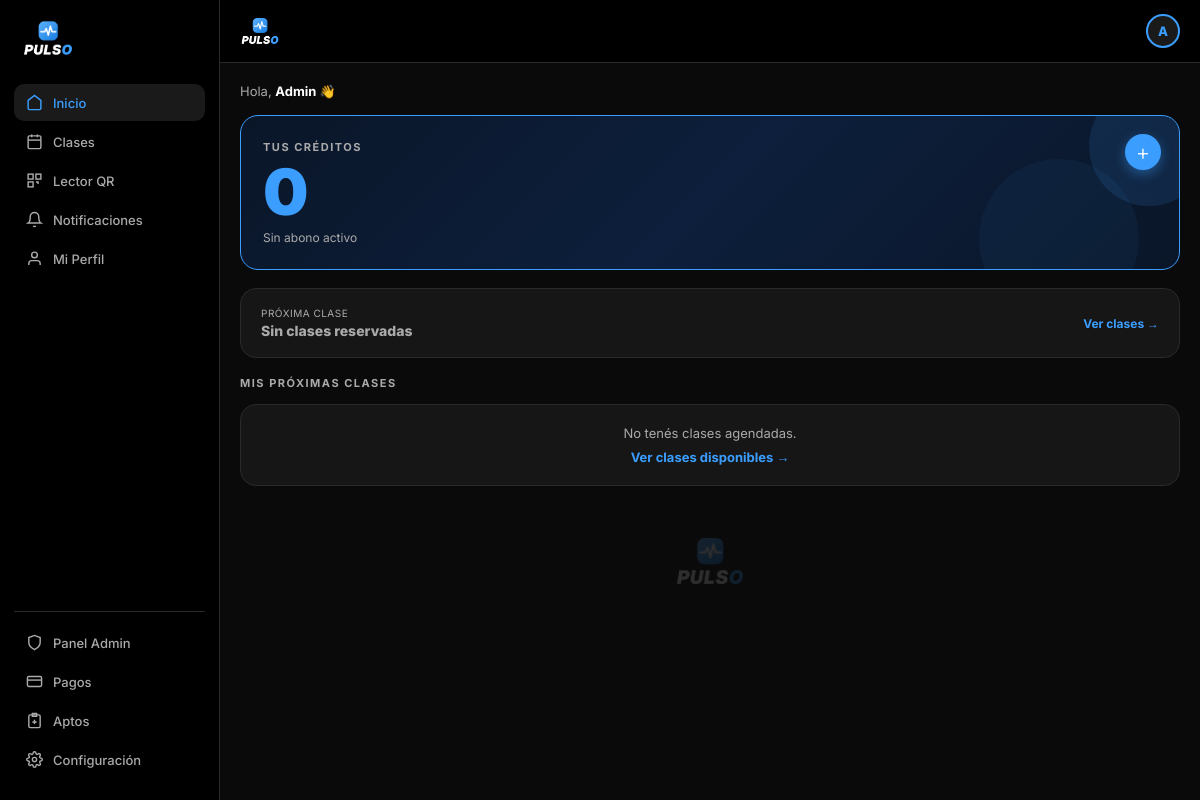
Screenshot of /acceso_alumno.php (signed in) with the database file from the repository.
### tables this page shows
CREATE TABLE IF NOT EXISTS configuracion (
  id int(11) NOT NULL DEFAULT 1,
  nombre_gimnasio varchar(100) NOT NULL DEFAULT 'Pulso',
  logo varchar(255) NOT NULL DEFAULT 'logo_pulso.png',
  email_contacto varchar(150) DEFAULT '',
  telefono varchar(30) DEFAULT '',
  direccion varchar(200) DEFAULT '',
  dias_vencimiento int(11) NOT NULL DEFAULT 31,
  whatsapp_activo tinyint(1) NOT NULL DEFAULT 0,
  dias_aviso_vencimiento int(11) NOT NULL DEFAULT 3,
  creditos_aviso int(11) NOT NULL DEFAULT 3,
  horas_cancelacion int(11) NOT NULL DEFAULT 20,
  PRIMARY KEY (id)
);

CREATE TABLE IF NOT EXISTS registronuevo (
  id int(11) NOT NULL AUTO_INCREMENT,
  nombre varchar(100) NOT NULL,
  apellido varchar(100) NOT NULL,
  email varchar(150) DEFAULT NULL,
  user varchar(80) NOT NULL,
  pass varchar(255) NOT NULL,
  telefono varchar(30) DEFAULT NULL,
  genero varchar(20) DEFAULT NULL,
  rol enum('alumno','administrador') DEFAULT 'alumno',
  creditos int(11) DEFAULT 0,
  vencimiento_creditos date DEFAULT NULL,
  apto_medico tinyint(1) DEFAULT 0,
  fecha_registro datetime DEFAULT current_timestamp(),
  apto_medico_archivo varchar(255) DEFAULT NULL,
  apto_estado enum('sin_cargar','pendiente','aprobado','rechazado') NOT NULL DEFAULT 'sin_cargar',
  apto_motivo varchar(255) DEFAULT NULL,
  apto_fecha_subida datetime DEFAULT NULL,
  apto_fecha_revision datetime DEFAULT NULL,
  wa_avisos tinyint(1) NOT NULL DEFAULT 1,
  aviso_venc_enviado date DEFAULT NULL,
  PRIMARY KEY (id),
  UNIQUE KEY user (user),
  UNIQUE KEY email (email)
);

### config.php (called while the page is built, shortened)
<?php
function cfg($clave, $por_defecto = '')
{
    global $conex;
    static $datos = null;
    if ($datos === null) {
        $res = mysqli_query($conex, "SELECT * FROM configuracion WHERE id = 1");
        $datos = ($res && mysqli_num_rows($res) > 0) ? mysqli_fetch_assoc($res) : array();
    }
    return (isset($datos[$clave]) && $datos[$clave] !== '') ? $datos[$clave] : $por_defecto;
}
function gym_nombre() { return htmlspecialchars(cfg('nombre_gimnasio', 'Pulso')); }
function gym_logo()   { return htmlspecialchars(cfg('logo', 'logo_pulso.png')); }

### auth.php (called while the page is built, shortened)
<?php
require_once __DIR__ . '/config.php';
function rol_actual()
{
    return isset($_SESSION['rol']) ? $_SESSION['rol'] : 'alumno';
}
function nombre_usuario_actual()
{
    return isset($_SESSION['nombre_completo']) ? $_SESSION['nombre_completo'] : $_SESSION['usuario'];
}
function inicial_usuario_actual()
{
    return strtoupper(substr($_SESSION['usuario'], 0, 1));
}
?>

### acceso_alumno.php (the view, shortened to what this page needs)
<?php
require_once 'auth.php';
$pagina_activa = 'home';
$uid = $_SESSION['usuario_id'];
$res_cred = mysqli_query($conex, "SELECT creditos, vencimiento_creditos, telefono FROM registronuevo WHERE id=$uid LIMIT 1");
$alumno = mysqli_fetch_assoc($res_cred);
$creditos = (int)($alumno['creditos'] ?? 0);
$vencimiento = $alumno['vencimiento_creditos'] ?? null;
$meses_es = ['','enero','febrero','marzo','abril','mayo','junio','julio','agosto','septiembre','octubre','noviembre','diciembre'];
$dias_es = ['domingo','lunes','martes','miércoles','jueves','viernes','sábado'];
$dias_corto = ['Dom','Lun','Mar','Mié','Jue','Vie','Sáb'];
$sql_prox = "SELECT c.nombre, c.fecha, c.hora_inicio, c.hora_fin
             FROM inscripciones i
             JOIN clases c ON i.clase_id = c.id
             WHERE i.alumno_id = $uid AND c.fecha >= CURDATE()
             ORDER BY c.fecha ASC, c.hora_inicio ASC LIMIT 1";
$res_prox = mysqli_query($conex, $sql_prox);
$prox = mysqli_fetch_assoc($res_prox);
$proximas = [];
?>
<!DOCTYPE html>
<html lang="es">
<head>
  <title><?= gym_nombre() ?> - Inicio</title>
  <link rel="stylesheet" href="styles.css">
</head>
<body>
<?php include '_layout_nav.php'; ?>
<div class="page-body">
  <p style="font-size:13px;color:var(--text2);margin-bottom:16px;">
    Hola, <strong style="color:#fff;text-transform:capitalize"><?= htmlspecialchars(strtolower(explode(' ', nombre_usuario_actual())[0])) ?> 👋</strong>
  </p>
  <div class="credits-card">
    <div class="credits-label">TUS CRÉDITOS</div>
    <div class="credits-number"><?= $creditos ?></div>
    <div class="credits-sub">
      <?php if ($vencimiento): ?>
        Vencen el <?= date('d', strtotime($vencimiento)) ?> de <?= $meses_es[(int)date('m', strtotime($vencimiento))] ?>
      <?php else: ?>
        Sin abono activo
      <?php endif; ?>
    </div>
    <a href="#" class="credits-add" onclick="document.getElementById('modal-pack').classList.add('show');return false;">+</a>
  </div>
  <?php if ($prox): $ts = strtotime($prox['fecha']); ?>
  <div class="next-class">
    <div>
      <div class="next-label">Próxima clase</div>
      <div class="next-name"><?= htmlspecialchars($prox['nombre']) ?></div>
      <div class="next-date">
        <?= ucfirst($dias_es[date('w',$ts)]) ?> <?= date('d',$ts) ?>/<?= date('m',$ts) ?>
        · <?= substr($prox['hora_inicio'],0,5) ?> - <?= substr($prox['hora_fin'],0,5) ?>
      </div>
    </div>
    <svg width="18" height="18" viewBox="0 0 24 24" fill="none" stroke="#3b9eff" stroke-width="2"><polyline points="9 18 15 12 9 6"/></svg>
  </div>
  <?php else: ?>
  <div class="next-class">
    <div>
      <div class="next-label">Próxima clase</div>
      <div class="next-name" style="color:var(--text2);font-size:14px;">Sin clases reservadas</div>
    </div>
    <a href="clases.php" style="color:var(--blue);font-size:12px;font-weight:700;text-decoration:none">Ver clases →</a>
  </div>
  <?php endif; ?>
  <div class="section-title">Mis próximas clases</div>
  <?php if (!empty($proximas)): ?>
  <?php foreach ($proximas as $c):
    $ts = strtotime($c['fecha']);
  ?>
  <div class="class-card">
    <div class="date-box">
      <div class="date-num"><?= date('d', $ts) ?></div>
      <div class="date-day"><?= $dias_corto[date('w',$ts)] ?></div>
    </div>
    <div class="class-info">
      <div class="class-name"><?= htmlspecialchars($c['nombre']) ?></div>
      <div class="class-time"><?= substr($c['hora_inicio'],0,5) ?> - <?= substr($c['hora_fin'],0,5) ?></div>
    </div>
    <span class="btn-class active">Inscripto ✓</span>
  </div>
  <?php endforeach; ?>
  <?php else: ?>
  <div class="notif-card" style="text-align:center;padding:20px">
    <div style="font-size:13px;color:var(--text2)">No tenés clases agendadas.</div>
    <a href="clases.php" style="color:var(--blue);font-size:13px;font-weight:700;text-decoration:none;display:block;margin-top:8px">Ver clases disponibles →</a>
  </div>
  <?php endif; ?>
  <div style="text-align:center;padding:40px 0 10px;opacity:0.15">
    <img src="<?= gym_logo() ?>" alt="<?= gym_nombre() ?>" style="height:50px;width:auto;object-fit:contain">
  </div>
</div>
<?php include '_layout_nav_close.php'; ?>
</body>
</html>

### _layout_nav.php (shortened to what this page needs)
<?php
$inicial = inicial_usuario_actual();
$es_admin = (rol_actual() === 'administrador');
$qr_link = $es_admin ? 'admin_escanear_qr.php' : 'qr.php';
?>
<div class="app-layout">
<aside class="sidebar">
  <div class="sidebar-logo">
    <img src="<?= gym_logo() ?>" alt="<?= gym_nombre() ?>" style="height:36px;width:auto;object-fit:contain;display:block">
  </div>
  <a href="acceso_alumno.php" class="sidebar-item <?= ($pagina_activa==='home') ? 'active':'' ?>">
    <svg viewBox="0 0 24 24" fill="none" stroke="currentColor" stroke-width="2"><path d="M3 9l9-7 9 7v11a2 2 0 01-2 2H5a2 2 0 01-2-2z"/></svg> Inicio
  </a>
  <a href="clases.php" class="sidebar-item <?= ($pagina_activa==='clases') ? 'active':'' ?>">
    <svg viewBox="0 0 24 24" fill="none" stroke="currentColor" stroke-width="2"><rect x="3" y="4" width="18" height="18" rx="2"/><line x1="16" y1="2" x2="16" y2="6"/><line x1="8" y1="2" x2="8" y2="6"/><line x1="3" y1="10" x2="21" y2="10"/></svg> Clases
  </a>
  <a href="<?= $qr_link ?>" class="sidebar-item <?= ($pagina_activa==='qr') ? 'active':'' ?>">
    <svg viewBox="0 0 24 24" fill="none" stroke="currentColor" stroke-width="2"><rect x="3" y="3" width="7" height="7"/><rect x="14" y="3" width="7" height="7"/><rect x="3" y="14" width="7" height="7"/><path d="M14 14h3v3M18 14v.01M14 18h.01M18 18h.01"/></svg>
    <?= $es_admin ? 'Lector QR' : 'Mi QR' ?>
  </a>
  <a href="notificaciones.php" class="sidebar-item <?= ($pagina_activa==='notif') ? 'active':'' ?>">
    <svg viewBox="0 0 24 24" fill="none" stroke="currentColor" stroke-width="2"><path d="M18 8A6 6 0 006 8c0 7-3 9-3 9h18s-3-2-3-9"/><path d="M13.73 21a2 2 0 01-3.46 0"/></svg> Notificaciones
  </a>
  <a href="perfil.php" class="sidebar-item <?= ($pagina_activa==='perfil') ? 'active':'' ?>">
    <svg viewBox="0 0 24 24" fill="none" stroke="currentColor" stroke-width="2"><path d="M20 21v-2a4 4 0 00-4-4H8a4 4 0 00-4 4v2"/><circle cx="12" cy="7" r="4"/></svg> Mi Perfil
  </a>
  <?php if ($es_admin): ?>
  <div class="sidebar-footer">
    <a href="acceso_administrador.php" class="sidebar-item <?= ($pagina_activa==='admin') ? 'active':'' ?>">
      <svg viewBox="0 0 24 24" fill="none" stroke="currentColor" stroke-width="2"><path d="M12 22s8-4 8-10V5l-8-3-8 3v7c0 6 8 10 8 10z"/></svg> Panel Admin
    </a>
    <a href="admin_pagos.php" class="sidebar-item <?= ($pagina_activa==='pagos') ? 'active':'' ?>">
      <svg viewBox="0 0 24 24" fill="none" stroke="currentColor" stroke-width="2"><rect x="2" y="5" width="20" height="14" rx="2"/><line x1="2" y1="10" x2="22" y2="10"/></svg> Pagos
    </a>
    <a href="admin_aptos.php" class="sidebar-item <?= ($pagina_activa==='aptos') ? 'active':'' ?>">
      <svg viewBox="0 0 24 24" fill="none" stroke="currentColor" stroke-width="2"><path d="M9 2h6v4H9z"/><rect x="4" y="4" width="16" height="18" rx="2"/><path d="M12 11v6M9 14h6"/></svg> Aptos
    </a>
    <a href="admin_configuracion.php" class="sidebar-item <?= ($pagina_activa==='config') ? 'active':'' ?>">
      Configuración
    </a>
  </div>
  <?php endif; ?>
</aside>
<div class="main-content">
<header class="app-header">
  <img src="<?= gym_logo() ?>" alt="<?= gym_nombre() ?>" style="height:28px;width:auto;object-fit:contain">
  <a href="perfil.php" class="avatar-sm"><?= htmlspecialchars($inicial) ?></a>
</header>

### rows the page displays
configuracion: logo (picture)
registronuevo: creditos "0"

### other values shown
$inicial "A"
explode(' ', nombre_usuario_actual())[0] "Admin"
